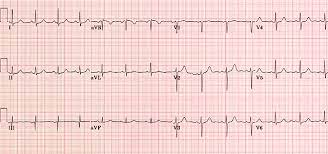
#> input picture staticFolder/images.jpg, 328 x 154 px; its folder holds only this picture in this run
$ python -i cbc.py   (imports and definitions only)
#> lines starting #> are read from the running program, lines starting #| are printed output that depends on the picture; after the words box and inside, x2 and y2 are one past the last pixel; in counts of white or black regions, pixels touching at a corner belong together
#!/usr/bin/env python
# coding: utf-8

# In[37]:


import pandas as pd
import cv2
import pytesseract
import re
import pandas as pd

class CBCDataProcessor:

    def __init__(self):
        self.data = {
            'Patient Name': 'NaN',
            'Patient ID': 'NaN',
            'Doctor': 'NaN',
            'Age': 'NaN',
            'Sex': 'NaN',
            'Haemoglobin Level': 'NaN',
            'R.B.C Count': 'NaN',
            'W.B.C Count': 'NaN',
            'Platelets Count': 'NaN',
            'Neutrophils': 'NaN',
            'Lymphocytes': 'NaN',
            'Eosinophils': 'NaN',
            'Monocytes': 'NaN',
            'Basophils': 'NaN',
            'Absolute Neutrophils': 'NaN',
            'Absolute Lymphocytes': 'NaN',
            'Absolute Eosinophils': 'NaN',
            'Absolute Monocytes': 'NaN',
            'Absolute Basophils': 'NaN',
            'HCT': 'NaN',
            'WBC Morphology': 'NaN',
            'Monocyte Morphology': 'NaN',
            'RBC Shape': 'NaN',
            'Blood Parasites': 'NaN',
            'PCV': 'NaN',
            'MCV': 'NaN',
            'MCH': 'NaN',
            'MCHC': 'NaN',
            'RDW': 'NaN',
            'MPV': 'NaN',
            'Mentezer Index': 'NaN',
            'Retic Count': 'NaN',
            'ESR': 'NaN',
        }

        self.parameter_mapping = {
            'age': 'Age',
            'gender': 'Sex',
            'sex': 'Sex',
            'haemoglobin level': 'Haemoglobin Level',
            'hemoglobin': 'Haemoglobin Level',
            '(hb)': 'Haemoglobin Level',
            'rbc': 'R.B.C Count',
            'red blood cell count': 'R.B.C Count',
            '(rbc)': 'R.B.C Count',
            'wbc': 'W.B.C Count',
            'white blood cell count': 'W.B.C Count',
            'total wbc count': 'W.B.C Count',
            'platelets count': 'Platelets Count',
            'platelets' : 'Platelets Count',
            'platelet': 'Platelets Count',
            'neutrophils': 'Neutrophils',
            'lymphocytes': 'Lymphocytes',
            'eosinophils': 'Eosinophils',
            'monocytes': 'Monocytes',
            'basophils': 'Basophils',
            'hct': 'HCT',
            'hematocrit': 'HCT',
            'pcv': 'PCV',
            'packed cell volume': 'PCV',
            '(pcv)': 'PCV',
            'mcv': 'MCV',
            '(mcv)': 'MCV',
            'mch': 'MCH',
            '(mch)': 'MCH',
            'mchc': 'MCHC',
            '(mchc)': 'MCHC',
            'rdw': 'RDW',
            'mpv': 'MPV',
            'mentezer index': 'Mentezer Index',
            'retic count': 'Retic Count',
            'esr': 'ESR',
            'erythrocyte sedimentation rate': 'ESR',
            'rbc morphology': 'RBC Shape',
            'red cell morphology': 'RBC Shape',
            'wbc morphology': 'WBC Morphology',
            'monocyte morphology': 'Monocyte Morphology',
            'blood parasites': 'Blood Parasites',
            'absolute neutrophils': 'Absolute Neutrophils',
            'absolute lymphocytes': 'Absolute Lymphocytes',
            'absolute eosinophils': 'Absolute Eosinophils',
            'absolute monocytes': 'Absolute Monocytes',
            'absolute basophils': 'Absolute Basophils'
        }
        self.expected_ranges = {
            'Haemoglobin Level': (0, 25),  # g/dL
            'R.B.C Count': (0, 10),  # mill/cumm
            'W.B.C Count': (0, 20000),  # cumm
            'Platelets Count': (0, 1000000),  # cumm
            'Neutrophils': (0, 100),  # percentage
            'Lymphocytes': (0, 100),  # percentage
            'Eosinophils': (0, 100),  # percentage
            'Monocytes': (0, 100),  # percentage
            'Basophils': (0, 100),  # percentage
            'Absolute Neutrophils': (0, 10000),  # cells/mL
            'Absolute Lymphocytes': (0, 5000),  # cells/mL
            'Absolute Eosinophils': (0, 1000),  # cells/mL
            'Absolute Monocytes': (0, 1000),  # cells/mL
            'Absolute Basophils': (0, 500),  # cells/mL
            'PCV': (0, 100),  # percentage
            'MCV': (0, 150),  # fL
            'MCH': (0, 50),  # pg
            'MCHC': (0, 40),  # g/dL
            'RDW': (0, 30),  # percentage
            'MPV': (0, 15),  # fL
            'Mentezer Index': (0, 50),  # ratio
            'Retic Count': (0, 100),  # percentage
            'ESR': (0, 100),  # mm/hr
        }


    def preprocess_image(self, image_path):
#> called with image_path = 'staticFolder/images.jpg'
        image = cv2.imread(image_path)
#> image is the input picture: shape (154, 328, 3); mean B, G, R 210.8, 213.1, 241.9
        gray = cv2.cvtColor(image, cv2.COLOR_BGR2GRAY)
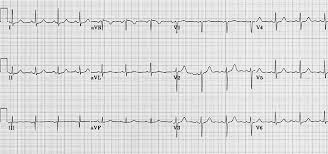
#> gray: shape (154, 328); min 4, max 251, mean 221.4
        # Increase contrast and sharpen image
        gray = cv2.convertScaleAbs(gray, alpha=2.0, beta=0)
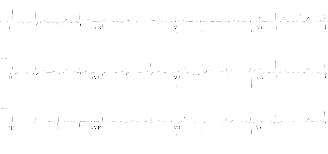
#> gray: shape (154, 328); min 8, max 255, mean 254.2
        # Apply Gaussian blur and adaptive thresholding to binarize image
        blurred = cv2.GaussianBlur(gray, (3, 3), 0)
        binary_image = cv2.adaptiveThreshold(blurred, 255, cv2.ADAPTIVE_THRESH_GAUSSIAN_C, cv2.THRESH_BINARY, 11, 2)
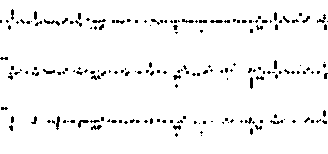
#> binary_image: shape (154, 328); 95.7% white; black in thin lines or dots, all inside (x1, y1, x2, y2) = (0, 9, 328, 137)
        return binary_image

    def extract_text_from_image(self, processed_image):
        custom_config = r'--oem 3 --psm 6'  # PSM 6 assumes a single uniform block of text
#> (the run stopped early here; a loop or call above may not have finished)

$ run again, on staticFolder/bg_med copy.jpg
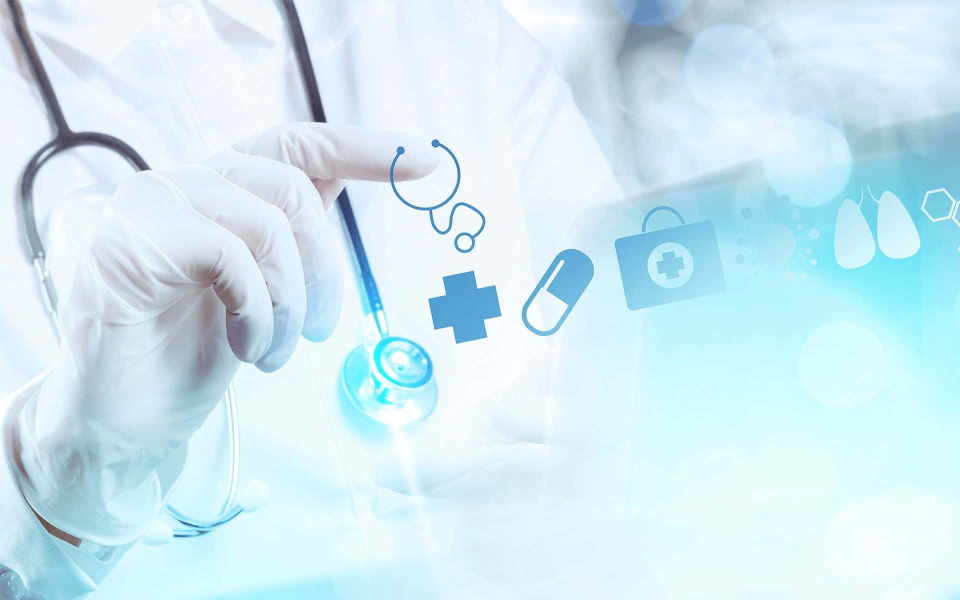
#> input picture staticFolder/bg_med copy.jpg, 1920 x 1200 px (shown at 1/2 size)
#> in preprocess_image, image is the input picture: shape (1200, 1920, 3); mean B, G, R 243.6, 234, 208.7
#> in preprocess_image, `gray = cv2.cvtColor(image, cv2.COLOR_BGR2GRAY)`:
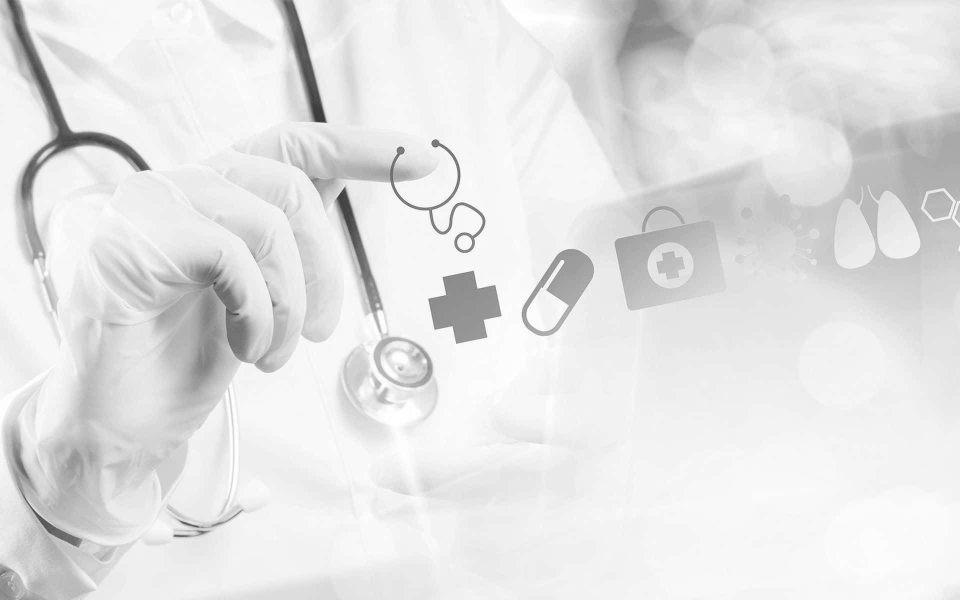
#> gray: shape (1200, 1920) (shown at 1/2 size); min 42, max 255, mean 227.6
#> in preprocess_image, `binary_image = cv2.adaptiveThreshold(blurred, 255, cv2.ADAPTIVE_THRESH..`:
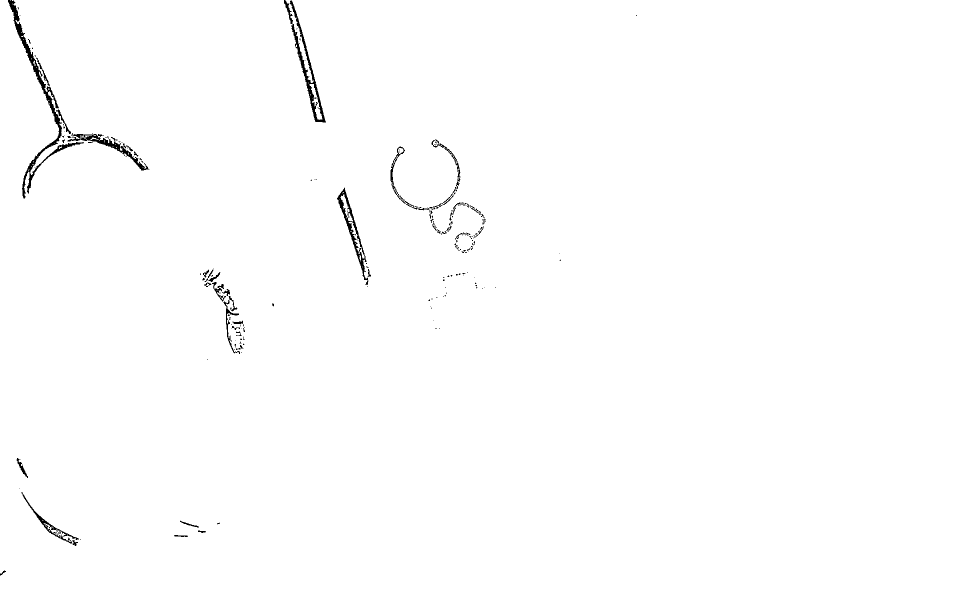
#> binary_image: shape (1200, 1920) (shown at 1/2 size); 99.3% white; 187 black regions (143 under 20 px), largest, box (x1, y1, x2, y2) and area: (16, 0, 168, 398) 4441, (568, 0, 652, 245) 2814, (674, 375, 737, 570) 1835
